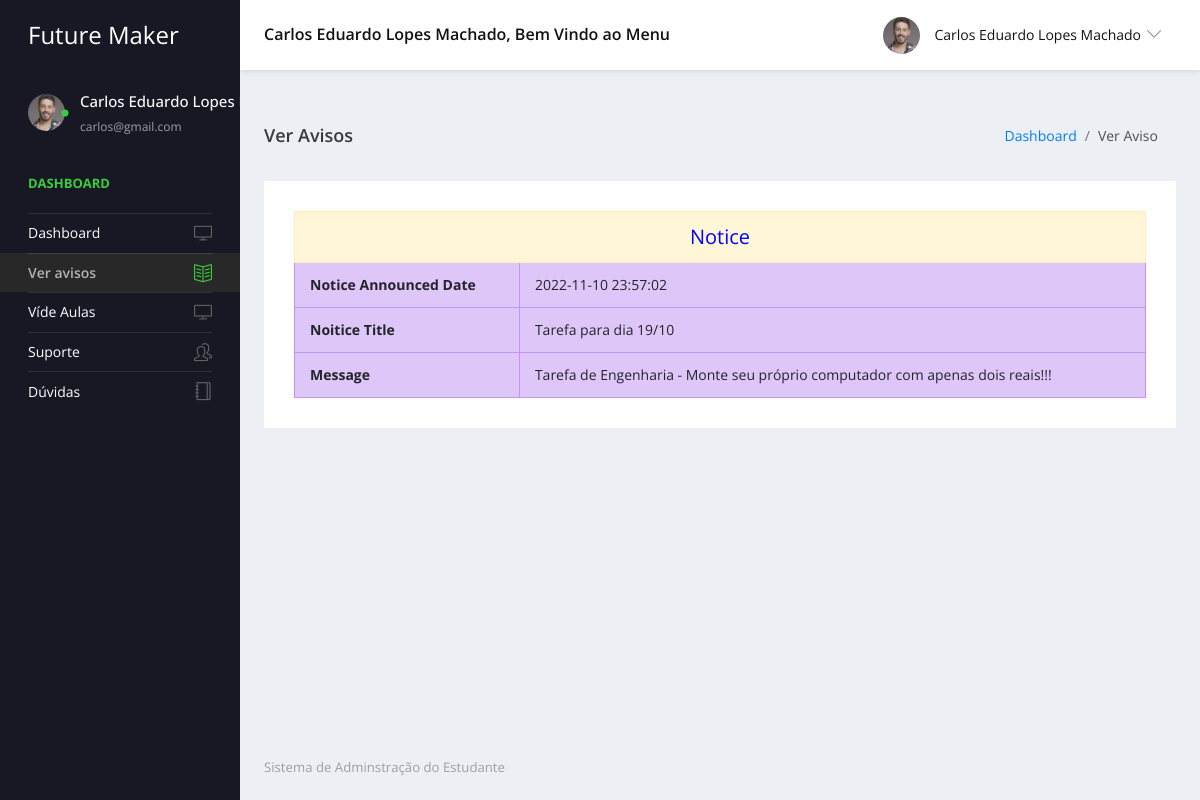
/user/view-notice.php (signed in), run on the app's committed database.
### tables this page shows
CREATE TABLE `tblstudent` (
  `ID` int(10) NOT NULL,
  `StudentName` varchar(200) DEFAULT NULL,
  `StudentEmail` varchar(200) DEFAULT NULL,
  `StudentClass` varchar(100) DEFAULT NULL,
  `Gender` varchar(50) DEFAULT NULL,
  `DOB` date DEFAULT NULL,
  `StuID` varchar(200) DEFAULT NULL,
  `FatherName` mediumtext DEFAULT NULL,
  `MotherName` mediumtext DEFAULT NULL,
  `ContactNumber` bigint(10) DEFAULT NULL,
  `AltenateNumber` bigint(10) DEFAULT NULL,
  `Address` mediumtext DEFAULT NULL,
  `UserName` varchar(200) DEFAULT NULL,
  `Password` varchar(200) DEFAULT NULL,
  `Image` varchar(200) DEFAULT NULL,
  `DateofAdmission` timestamp NULL DEFAULT current_timestamp()
);

CREATE TABLE `tblnotice` (
  `ID` int(5) NOT NULL,
  `NoticeTitle` mediumtext DEFAULT NULL,
  `ClassId` int(10) DEFAULT NULL,
  `NoticeMsg` mediumtext DEFAULT NULL,
  `CreationDate` timestamp NULL DEFAULT current_timestamp()
);

### user/view-notice.php (the view, shortened to what this page needs)
<?php
include('includes/dbconnection.php');
if (strlen($_SESSION['sturecmsstuid']==0)) {
  header('location:logout.php');
  } else{
  ?>
<!DOCTYPE html>
<html lang="en">
  <head>
    <link rel="stylesheet" href="vendors/simple-line-icons/css/simple-line-icons.css">
    <link rel="stylesheet" href="vendors/flag-icon-css/css/flag-icon.min.css">
    <link rel="stylesheet" href="vendors/css/vendor.bundle.base.css">
    <link rel="stylesheet" href="vendors/select2/select2.min.css">
    <link rel="stylesheet" href="vendors/select2-bootstrap-theme/select2-bootstrap.min.css">
    <link rel="stylesheet" href="css/style.css" />
  </head>
  <body>
    <div class="container-scroller">
     <?php include_once('includes/header.php');?>
      <div class="container-fluid page-body-wrapper">
      <?php include_once('includes/sidebar.php');?>
        <div class="main-panel">
          <div class="content-wrapper">
            <div class="page-header">
              <h3 class="page-title"> Ver Avisos </h3>
              <nav aria-label="breadcrumb">
                <ol class="breadcrumb">
                  <li class="breadcrumb-item"><a href="dashboard.php">Dashboard</a></li>
                  <li class="breadcrumb-item active" aria-current="page"> Ver Aviso</li>
                </ol>
              </nav>
            </div>
            <div class="row">
              <div class="col-12 grid-margin stretch-card">
                <div class="card">
                  <div class="card-body">
                    <table border="1" class="table table-bordered mg-b-0">
                      <?php
$stuclass=$_SESSION['stuclass'];
$sql="SELECT tblclass.ID,tblclass.ClassName,tblclass.Section,tblnotice.NoticeTitle,tblnotice.CreationDate,tblnotice.ClassId,tblnotice.NoticeMsg,tblnotice.ID as nid from tblnotice join tblclass on tblclass.ID=tblnotice.ClassId where tblnotice.ClassId=:stuclass";
$query = $dbh -> prepare($sql);
$query->bindParam(':stuclass',$stuclass,PDO::PARAM_STR);
$query->execute();
$results=$query->fetchAll(PDO::FETCH_OBJ);
$cnt=1;
if($query->rowCount() > 0)
{
foreach($results as $row)
{               ?>
 <tr align="center" class="table-warning">
<td colspan="4" style="font-size:20px;color:blue">
 Notice</td></tr>
<tr class="table-info">
    <th>Notice Announced Date</th>
    <td><?php  echo $row->CreationDate;?></td>
  </tr>
    <tr class="table-info">
    <th>Noitice Title</th>
    <td><?php  echo $row->NoticeTitle;?></td>
  </tr>
  <tr class="table-info">
     <th>Message</th>
    <td><?php  echo $row->NoticeMsg;?></td>
  </tr>
  <?php $cnt=$cnt+1;}} else { ?>
<tr>
  <th colspan="2" style="color:red;">Nenhum aviso encontrado</th>
</tr>
  <?php } ?>
</table>
                  </div>
                </div>
              </div>
            </div>
          </div>
         <?php include_once('includes/footer.php');?>
        </div>
      </div>
    </div>
  </body>
</html><?php }  ?>

### user/includes/header.php (shortened to what this page needs)
 <nav class="navbar default-layout-navbar col-lg-12 col-12 p-0 fixed-top d-flex flex-row">
        <div class="navbar-brand-wrapper d-flex align-items-center">
          <a class="navbar-brand brand-logo" href="dashboard.php">
            <strong style="color: white;">Future Maker</strong>
          </a>
        </div>
        <?php
         $uid= $_SESSION['sturecmsuid'];
$sql="SELECT * from tblstudent where ID=:uid";
$query = $dbh -> prepare($sql);
$query->bindParam(':uid',$uid,PDO::PARAM_STR);
$query->execute();
$results=$query->fetchAll(PDO::FETCH_OBJ);
$cnt=1;
if($query->rowCount() > 0)
{
foreach($results as $row)
{               ?>
        <div class="navbar-menu-wrapper d-flex align-items-center flex-grow-1">
          <h5 class="mb-0 font-weight-medium d-none d-lg-flex"><?php  echo htmlentities($row->StudentName);?>, Bem Vindo ao Menu</h5>
          <ul class="navbar-nav navbar-nav-right ml-auto">
            <li class="nav-item dropdown d-none d-xl-inline-flex user-dropdown">
              <a class="nav-link dropdown-toggle" id="UserDropdown" href="#" data-toggle="dropdown" aria-expanded="false">
                <img class="img-xs rounded-circle ml-2" src="../admin/images/<?php echo $row->Image;?>" alt="Profile image"> <span class="font-weight-normal"> <?php  echo htmlentities($row->StudentName);?> </span></a>
                  <p class="font-weight-light text-muted mb-0"><?php  echo htmlentities($row->StudentEmail);?></p><?php $cnt=$cnt+1;}} ?>
            </li>
          </ul>
        </div>
      </nav>

### user/includes/sidebar.php
<nav class="sidebar sidebar-offcanvas" id="sidebar">
          <ul class="nav">
            <li class="nav-item nav-profile">
              <a href="#" class="nav-link">
                <div class="profile-image">
                  <img class="img-xs rounded-circle" src="../admin/images/<?php echo $row->Image;?>" alt="profile image">
                  <div class="dot-indicator bg-success"></div>
                </div>
                <div class="text-wrapper">
                  <?php
         $uid= $_SESSION['sturecmsuid'];
$sql="SELECT * from tblstudent where ID=:uid";
$query = $dbh -> prepare($sql);
$query->bindParam(':uid',$uid,PDO::PARAM_STR);
$query->execute();
$results=$query->fetchAll(PDO::FETCH_OBJ);
$cnt=1;
if($query->rowCount() > 0)
{
foreach($results as $row)
{               ?>
                  <p class="profile-name"><?php  echo htmlentities($row->StudentName);?></p>
                  <p class="designation"><?php  echo htmlentities($row->StudentEmail);?></p><?php $cnt=$cnt+1;}} ?>
                </div>
              </a>
            </li>
            <li class="nav-item nav-category">
              <span class="nav-link">Dashboard</span>
            </li>
            <li class="nav-item">
              <a class="nav-link" href="dashboard.php">
                <span class="menu-title">Dashboard</span>
                <i class="icon-screen-desktop menu-icon"></i>
              </a>
            </li>
            <li class="nav-item">
              <a class="nav-link" href="view-notice.php">
                <span class="menu-title">Ver avisos</span>
                <i class="icon-book-open menu-icon"></i>
              </a>
            </li>
            <li class="nav-item">
              <a class="nav-link" href="videos.php">
                <span class="menu-title">Víde Aulas</span>
                <i class="icon-screen-desktop menu-icon"></i>
              </a>
            </li>
            <li class="nav-item">
              <a class="nav-link" href="bot.php">
                <span class="menu-title">Suporte</span>
                <i class="icon-people menu-icon"></i>
              </a>
            </li>
            <li class="nav-item">
              <a class="nav-link" href="https://www.roblox.com/home">
                <span class="menu-title">Dúvidas</span>
                <i class="icon-notebook menu-icon"></i>
              </a>
            </li>
          </ul>
        </nav>

### data on the page
tblstudent: StudentName "Carlos Eduardo Lopes Machado", Image (picture), StudentName "Carlos Eduardo Lopes…", StudentEmail "carlos@gmail.com"
tblnotice: CreationDate "2022-11-10 23:57:02", NoticeTitle "Tarefa para dia 19/10", NoticeMsg "Tarefa de Engenharia - Monte seu próprio computador com apenas dois reais!!!"
